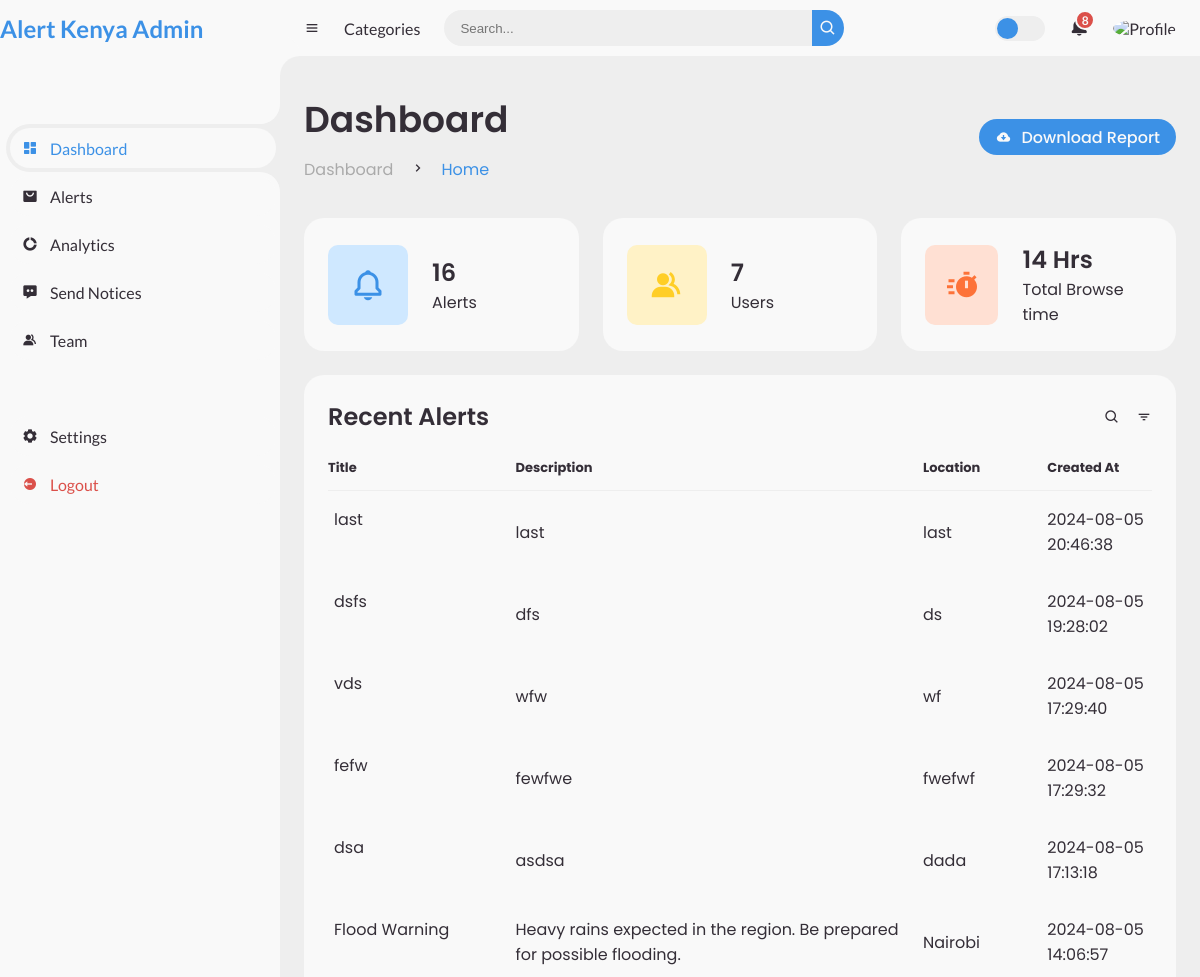
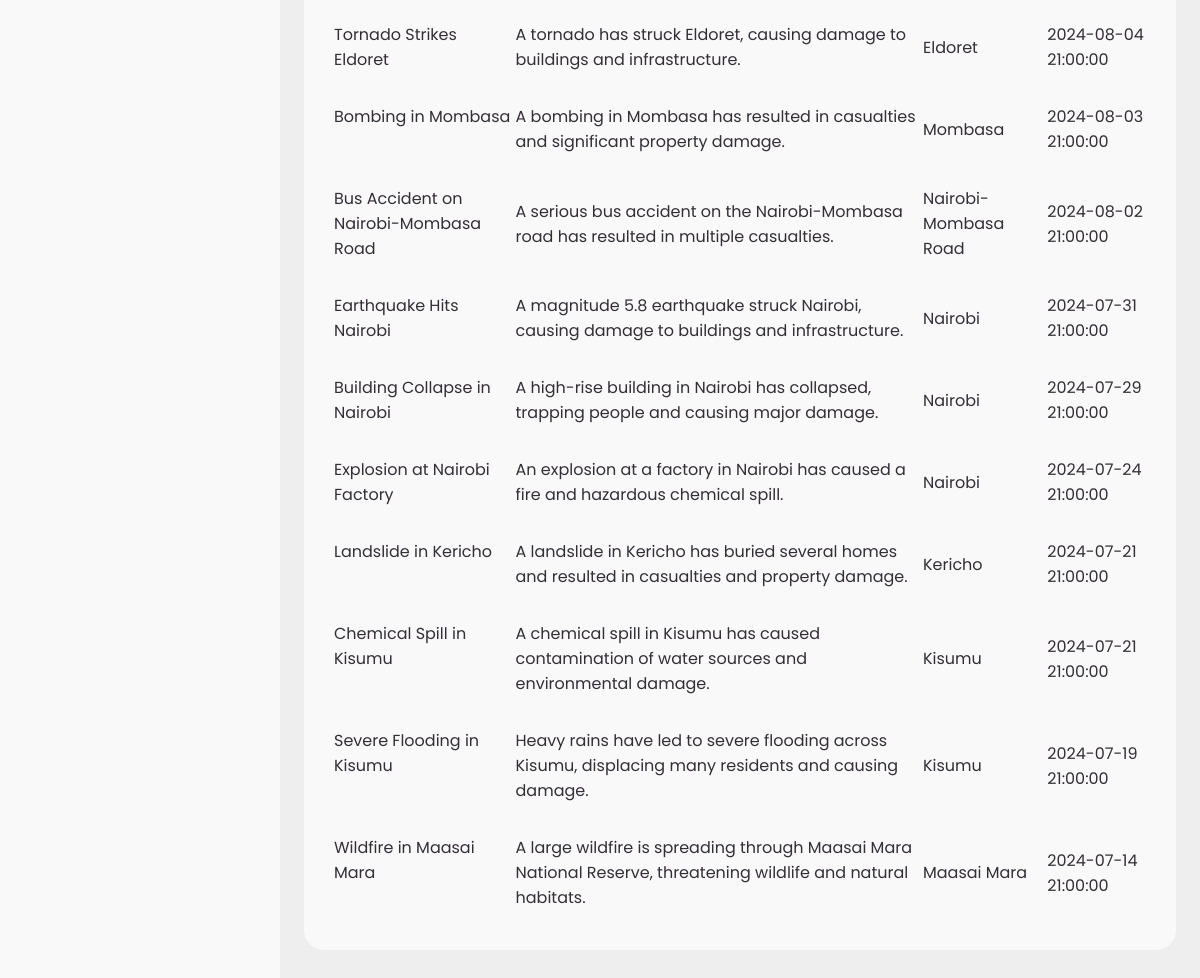
Screenshot of /adm_dash.php with the database file from the repository (2 pictures, top to bottom).
### tables this page shows
CREATE TABLE `alerts` (
  `id` int(11) NOT NULL,
  `title` varchar(255) NOT NULL,
  `description` text NOT NULL,
  `location` varchar(255) DEFAULT NULL,
  `created_at` timestamp NOT NULL DEFAULT current_timestamp(),
  `user_id` int(11) DEFAULT 0
);

### adm_dash.php (the view, shortened to what this page needs)
<?php
include 'config.php';
$total_users = 0;
$total_alerts = 0;
$result = null;
try {
    $stmt = $conn->prepare("SELECT COUNT(*) FROM users");
    $stmt->execute();
    $stmt->bind_result($total_users);
    $stmt = $conn->prepare("SELECT COUNT(*) FROM alerts");
    $stmt->execute();
    $stmt->bind_result($total_alerts);
    $stmt = $conn->prepare("SELECT id, title, description, location, created_at FROM alerts ORDER BY created_at DESC");
    $stmt->execute();
    $result = $stmt->get_result();
} catch (Exception $e) {
    echo "Error: " . $e->getMessage();
}
?>
<!DOCTYPE html>
<html lang="en">
<head>
    <link href='https://unpkg.com/boxicons@2.0.9/css/boxicons.min.css' rel='stylesheet'>
    <link rel="stylesheet" href="adm_dash.css">
</head>
<body>
    <section id="sidebar">
        <a href="#" class="brand">
            <span class="text">Alert Kenya Admin</span>
        </a>
        <ul class="side-menu top">
            <li class="active">
                <a href="#">
                    <i class='bx bxs-dashboard'></i>
                    <span class="text">Dashboard</span>
                </a>
            </li>
            <li>
                <a href="view_alerts.php">
                    <i class='bx bxs-shopping-bag-alt'></i>
                    <span class="text">Alerts</span>
                </a>
            </li>
            <li>
                <a href="analysis.php">
                    <i class='bx bxs-doughnut-chart'></i>
                    <span class="text">Analytics</span>
                </a>
            </li>
            <li>
                <a href="http://127.0.0.1:5000">
                    <i class='bx bxs-message-dots'></i>
                    <span class="text">Send Notices</span>
                </a>
            </li>
            <li>
                <a href="#">
                    <i class='bx bxs-group'></i>
                    <span class="text">Team</span>
                </a>
            </li>
        </ul>
        <ul class="side-menu">
            <li>
                <a href="#">
                    <i class='bx bxs-cog'></i>
                    <span class="text">Settings</span>
                </a>
            </li>
            <li>
                <a href="logout.php" class="logout">
                    <i class='bx bxs-log-out-circle'></i>
                    <span class="text">Logout</span>
                </a>
            </li>
        </ul>
    </section>
    <section id="content">
        <nav>
            <i class='bx bx-menu'></i>
            <a href="#" class="nav-link">Categories</a>
            <form action="#">
                <div class="form-input">
                    <input type="search" placeholder="Search...">
                    <button type="submit" class="search-btn"><i class='bx bx-search'></i></button>
                </div>
            </form>
            <label for="switch-mode" class="switch-mode"></label>
            <a href="#" class="notification">
                <span class="num">8</span>
            </a>
            <a href="#" class="profile">
                <img src="img/people.png" alt="Profile">
            </a>
        </nav>
        <main>
            <div class="head-title">
                <div class="left">
                    <h1>Dashboard</h1>
                    <ul class="breadcrumb">
                        <li>
                            <a href="#">Dashboard</a>
                        </li>
                        <li><i class='bx bx-chevron-right'></i></li>
                        <li>
                            <a class="active" href="#">Home</a>
                        </li>
                    </ul>
                </div>
                <a href="download_report.php" class="btn-download">
                    <i class='bx bxs-cloud-download'></i>
                    <span class="text">Download Report</span>
                </a>
            </div>
            <ul class="box-info">
                <li>
                    <i class='bx bx-bell'></i>
                    <span class="text">
                        <h3><?php echo htmlspecialchars($total_alerts); ?></h3>
                        <p>Alerts</p>
                    </span>
                </li>
                <li>
                    <i class='bx bxs-group'></i>
                    <span class="text">
                        <h3><?php echo htmlspecialchars($total_users); ?></h3>
                        <p>Users</p>
                    </span>
                </li>
                <li>
                    <i class='bx bxs-timer'></i>
                    <span class="text">
                        <h3>14 Hrs</h3>
                        <p>Total Browse time</p>
                    </span>
                </li>
            </ul>
            <div class="table-data">
                <div class="order">
                    <div class="head">
                        <h3>Recent Alerts</h3>
                        <i class='bx bx-search'></i>
                        <i class='bx bx-filter'></i>
                    </div>
                    <table>
                        <thead>
                            <tr>
                                <th>Title</th>
                                <th>Description</th>
                                <th>Location</th>
                                <th>Created At</th>
                            </tr>
                        </thead>
                        <tbody>
                            <?php if ($result && $result->num_rows > 0): ?>
                                <?php while ($row = $result->fetch_assoc()): ?>
                                    <tr>
                                        <td><?php echo htmlspecialchars($row['title']); ?></td>
                                        <td><?php echo htmlspecialchars($row['description']); ?></td>
                                        <td><?php echo htmlspecialchars($row['location']); ?></td>
                                        <td><?php echo htmlspecialchars($row['created_at']); ?></td>
                                    </tr>
                                <?php endwhile; ?>
                            <?php else: ?>
                                <tr>
                                    <td colspan="4">No alerts found</td>
                                </tr>
                            <?php endif; ?>
                        </tbody>
                    </table>
                </div>
            </div>
        </main>
    </section>
</body>
</html>

### rows the page displays
alerts: title "last", description "last", location "last", created_at "2024-08-05 20:46:38"
alerts: title "dsfs", description "dfs", location "ds", created_at "2024-08-05 19:28:02"
alerts: title "vds", description "wfw", location "wf", created_at "2024-08-05 17:29:40"
alerts: title "fefw", description "fewfwe", location "fwefwf", created_at "2024-08-05 17:29:32"
alerts: title "dsa", description "asdsa", location "dada", created_at "2024-08-05 17:13:18"
alerts: title "Flood Warning", description "Heavy rains expected in the region. Be prepared for possible flooding.", location "Nairobi", created_at "2024-08-05 14:06:57"
alerts: title "Tornado Strikes Eldoret", description "A tornado has struck Eldoret, causing damage to buildings and infrastructure.", location "Eldoret", created_at "2024-08-04 21:00:00"
alerts: title "Bombing in Mombasa", description "A bombing in Mombasa has resulted in casualties and significant property damage.", location "Mombasa", created_at "2024-08-03 21:00:00"
alerts: title "Bus Accident on Nairobi-Mombasa Road", description "A serious bus accident on the Nairobi-Mombasa road has resulted in multiple casualties.", location "Nairobi-Mombasa Road", created_at "2024-08-02 21:00:00"
alerts: title "Earthquake Hits Nairobi", description "A magnitude 5.8 earthquake struck Nairobi, causing damage to buildings and infrastructure.", location "Nairobi", created_at "2024-07-31 21:00:00"
alerts: title "Building Collapse in Nairobi", description "A high-rise building in Nairobi has collapsed, trapping people and causing major damage.", location "Nairobi", created_at "2024-07-29 21:00:00"
alerts: title "Explosion at Nairobi Factory", description "An explosion at a factory in Nairobi has caused a fire and hazardous chemical spill.", location "Nairobi", created_at "2024-07-24 21:00:00"
alerts: title "Landslide in Kericho", description "A landslide in Kericho has buried several homes and resulted in casualties and property damage.", location "Kericho", created_at "2024-07-21 21:00:00"
alerts: title "Chemical Spill in Kisumu", description "A chemical spill in Kisumu has caused contamination of water sources and environmental damage.", location "Kisumu", created_at "2024-07-21 21:00:00"
alerts: title "Severe Flooding in Kisumu", description "Heavy rains have led to severe flooding across Kisumu, displacing many residents and causing damage.", location "Kisumu", created_at "2024-07-19 21:00:00"
alerts: title "Wildfire in Maasai Mara", description "A large wildfire is spreading through Maasai Mara National Reserve, threatening wildlife and natural habitats.", location "Maasai Mara", created_at "2024-07-14 21:00:00"

### other values shown
$total_alerts "16"
$total_users "7"
